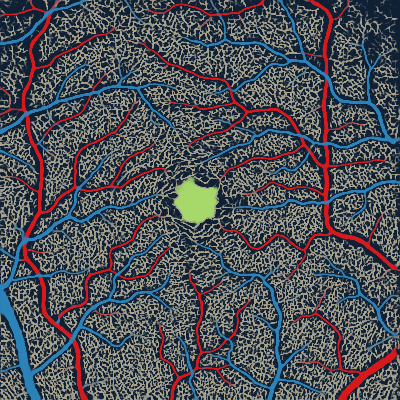
#> input picture saveroot/test_visuals/10251.bmp, 400 x 400 px
$ python -i ExtractProperties.py   (imports and definitions only)
#> lines starting #> are read from the running program, lines starting #| are printed output that depends on the picture; after the words box and inside, x2 and y2 are one past the last pixel; in counts of white or black regions, pixels touching at a corner belong together; long printed decimals are rounded
import os
from tkinter import Image

import cv2
import numpy as np
import pandas as pd
from PIL import ImageTk
from matplotlib import pyplot as plt
from skimage.morphology import skeletonize
from tqdm import tk


#10444_prediction_labels

def calculate_properties(cv_image):
    predefined_colors = {
        (0, 0, 0): 'bg',
        (1, 1, 1): 'cap',
        (2, 2, 2): 'art',
        (3, 3, 3): 'vein',
        (4, 4, 4): 'FAZ'
    }
    artery_density, capillary_density, vein_density = calculate_vessel_density(cv_image)
    LV_density = artery_density + vein_density

    FAZ_circularity = calculate_circularity(cv_image)


    artery_diameter_index = calculate_diameter_index(cv_image, [(2, 2, 2)], 3)
    #ACEEASI CONVENTIE CA SI LA GROUND TRUTHS UNDE CAPILLARY E SI VEIN SI ARTERY
    capillary_diameter_index = calculate_diameter_index(cv_image, [(1, 1, 1), (2, 2, 2), (3, 3, 3)], 3)
    vein_diameter_index = calculate_diameter_index(cv_image, [(3, 3, 3)], 3)
    large_vessel_diameter_index = calculate_diameter_index(cv_image, [(2, 2, 2), (3, 3, 3)], 3)


    print(f"FAZ circularity: {FAZ_circularity}")
    print(f"Artery density: {artery_density}")
    print(f"Capillary density: {capillary_density}")
    print(f"LV_density: {LV_density}")
    print(f"Vein density: {vein_density}")
    print('\n\n\n')
    print(f"Artery diameter index: {artery_diameter_index}")
    print(f"Capillary diameter index: {capillary_diameter_index}")
    print(f"Vein diameter index: {vein_diameter_index}")
    print(f"Large vessel diameter index: {large_vessel_diameter_index}")

    return FAZ_circularity, artery_density, capillary_density, LV_density, vein_density, artery_diameter_index, capillary_diameter_index, vein_diameter_index, large_vessel_diameter_index


def calculate_vessel_density(cv_image):
    total_pixels = int(cv_image.size / 3) #da de 3 ori mai mult pt ca sunt 3 canale: r, g, b
    vein_pixels = 0
    artery_pixels = 0
    capillary_pixels = 0

    #obtinem totalul de pixeli de toate culorile
    for i in range(cv_image.shape[0]):
        for j in range(cv_image.shape[1]):
            pixel = cv_image[i, j]
            if tuple(pixel) == (3, 3, 3):
                vein_pixels += 1
            elif tuple(pixel) == (1, 1, 1):
                capillary_pixels += 1
            elif tuple(pixel) == (2, 2, 2):
                artery_pixels += 1


    artery_density = float(artery_pixels) / float(total_pixels)
    vein_density = float(vein_pixels) / float(total_pixels)
    capillary_density = float(capillary_pixels) / float(total_pixels)
    #ca sa fie ca in GROund truths unde capillary e si cap si vein si artery, adaugam procentele de la veinn si artery
    capillary_density += artery_density + vein_density

    return artery_density, capillary_density, vein_density

def calculate_circularity(cv_image):
    grayscale_cv_image = cv2.cvtColor(cv_image, cv2.COLOR_BGR2GRAY)
    # tresh 3 pt ca faz e 4 si. Ignoram prima valoare returnata (thresh ul) folosind _
    _, binary_cv_image = cv2.threshold(grayscale_cv_image, 3, 255, cv2.THRESH_BINARY)
    # gasim toate contururile din imagine
    contours, _ = cv2.findContours(binary_cv_image, cv2.RETR_EXTERNAL, cv2.CHAIN_APPROX_SIMPLE)

    if len(contours) == 0:
        return None  #daca nu gasim contur returnam none
    contour = max(contours, key=cv2.contourArea) #extragem conturul cel mai mare

    # aflam aria si perimetrul
    FAZ_area = cv2.contourArea(contour)
    FAZ_perimeter = cv2.arcLength(contour, True)

    # obtinem circularitatea
    if FAZ_perimeter == 0:
        return None
    circularity = (4 * np.pi * FAZ_area) / (FAZ_perimeter ** 2)

    return circularity


def calculate_diameter_index(cv_image, colors_to_white, patch_size):
    #convertim la grayscale, deoarece skeletonize foloseste imagini grayscale
    gray_image = cv2.cvtColor(cv_image, cv2.COLOR_BGR2GRAY)

    # Initializam imaginea binara
    black_white = np.zeros_like(gray_image)

    # punem culorile specificate cu alb in imaginea binara
    for color in colors_to_white: #normal, la inRange punem interval dar noi ne axam pe o sg culoare at a time
        mask = cv2.inRange(cv_image, np.array(color), np.array(color)) #asa ca punem acelasi lower si upper bound
        black_white[mask > 0] = 255

    # inversam pt a face vasele albe si restul negru
    binary_image = cv2.bitwise_not(black_white)

    skeletonized_cv_image = skeletonize(binary_image // 255).astype(np.uint8)

    #extragem contururile imaginii skeletonizate
    contours, _ = cv2.findContours(skeletonized_cv_image, cv2.RETR_EXTERNAL, cv2.CHAIN_APPROX_SIMPLE)

    if len(contours) == 0:
        return None

    # [6 lines of commented-out code are left out]

    total_diameter = 0
    count = 0

    patch_radius = patch_size // 2
    # Iterate over each contour (each vessel segment)
    for contour in contours:
        for point in contour:
            x, y = point[0]
            #extragem small patch din jurul punctului de schelet de 3 pe 3 pixeli
            patch = binary_image[max(0, y - patch_radius):y + patch_radius + 1,
                    max(0, x - patch_radius):x + patch_radius + 1]
            #patch = binary_image[max(0, y - 1):y + 2, max(0, x - 1):x + 2]
            # diametrul e suma de pixeli albi din patch
            diameter = np.sum(patch == 255)
            total_diameter += diameter
            count += 1

    # Calculam media aritmetica a diametrelor (vessel diameter index)
    if count != 0:
        diameter_index = total_diameter / count
    else:
        diameter_index = 0
    return diameter_index


def show_skeletonized_image(skeleton):
    plt.imshow(skeleton, cmap='gray')
    plt.title("skeleton")
    plt.axis('off')
    plt.show()

>>> import cv2
>>> picture = cv2.imread('../../saveroot/test_visuals/10251.bmp')
#> picture is the input picture: shape (400, 400, 3); mean B, G, R 89.3, 82.6, 79.3
>>> result = calculate_properties(picture)
#> after the loop in calculate_vessel_density, `for i in range(cv_image.shape[0]):`: artery_pixels = 0
#> in calculate_circularity, `grayscale_cv_image = cv2.cvtColor(cv_image, cv2.COLOR_BGR2GRAY)`:
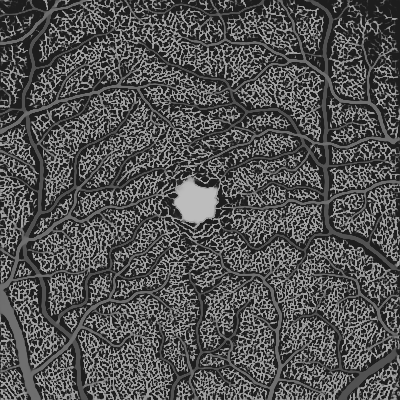
#> grayscale_cv_image: shape (400, 400); min 29, max 189, mean 82.3
#> in calculate_circularity, `_, binary_cv_image = cv2.threshold(grayscale_cv_image, 3, 255, cv2.THR..`: binary_cv_image: shape (400, 400); every value is 255
#> in calculate_circularity, `contours, _ = cv2.findContours(binary_cv_image, cv2.RETR_EXTERNAL, cv2..`: contours = [[[0, 0], [0, 399], [399, 399], [399, 0]]]
#> in calculate_circularity, `contour = max(contours, key=cv2.contourArea)`: contour = [[0, 0], [0, 399], [399, 399], [399, 0]]
#> in calculate_circularity, `FAZ_area = cv2.contourArea(contour)`: FAZ_area = 159201
#> in calculate_circularity, `FAZ_perimeter = cv2.arcLength(contour, True)`: FAZ_perimeter = 1596
#> in calculate_circularity, `circularity = (4 * np.pi * FAZ_area) / (FAZ_perimeter ** 2)`: circularity = 0.785
#> in calculate_diameter_index, `skeletonized_cv_image = skeletonize(binary_image // 255).astype(np.uin..`:
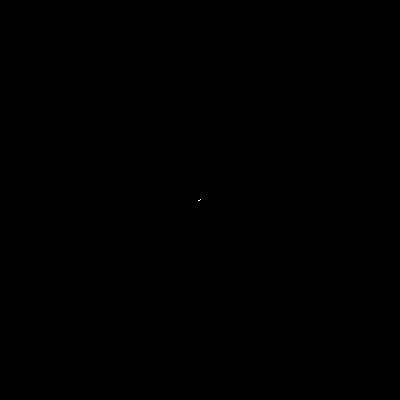
#> skeletonized_cv_image: shape (400, 400); values 0 (black) and 1 (white), 0% white in thin lines or dots, all inside (x1, y1, x2, y2) = (198, 199, 201, 201)
#> in calculate_diameter_index, `contours, _ = cv2.findContours(skeletonized_cv_image, cv2.RETR_EXTERNA..`: contours = [[[200, 199], [199, 200], [198, 200], [199, 200]]]
#> the loop in calculate_diameter_index, `for contour in contours:` made 1 pass
#> contour on pass 1: [[200, 199], [199, 200], [198, 200], [199, 200]]
#> after the loop in calculate_diameter_index, `for contour in contours:`: count = 4; total_diameter = 36
#> in calculate_diameter_index, `diameter_index = total_diameter / count`: diameter_index = 9
#> the loop in calculate_diameter_index (call 2), `for contour in contours:` made 1 pass
#| FAZ circularity: 0.7854
#| Artery density: 0.0
#| Capillary density: 0.0
#| LV_density: 0.0
#| Vein density: 0.0
#| Artery diameter index: 9.0
#| Capillary diameter index: 9.0
#| Vein diameter index: 9.0
#| Large vessel diameter index: 9.0
#> result = (0.785, 0, 0, 0, 0, 9, 9, 9, 9)

$ run again, on saveroot/test_visuals/10252.bmp
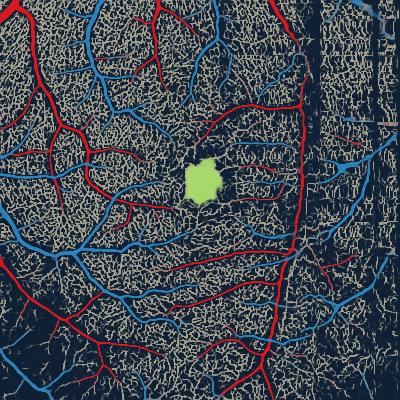
#> input picture saveroot/test_visuals/10252.bmp, 400 x 400 px
#> picture is the input picture: shape (400, 400, 3); mean B, G, R 82.3, 73.4, 66.2
#> after the loop in calculate_vessel_density, `for i in range(cv_image.shape[0]):`: artery_pixels = 0
#> in calculate_circularity, `grayscale_cv_image = cv2.cvtColor(cv_image, cv2.COLOR_BGR2GRAY)`:
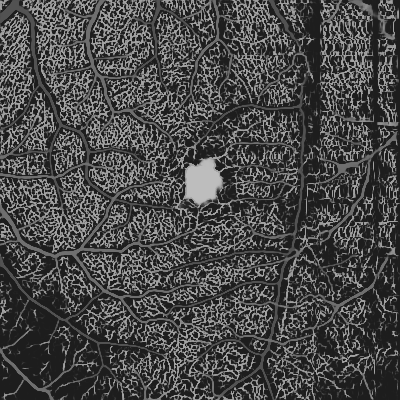
#> grayscale_cv_image: shape (400, 400); min 29, max 189, mean 72.2
#> binary_cv_image: shape (400, 400); every value is 255
#> in calculate_circularity, `contours, _ = cv2.findContours(binary_cv_image, cv2.RETR_EXTERNAL, cv2..`: contours = [[[0, 0], [0, 399], [399, 399], [399, 0]]]
#> in calculate_circularity, `contour = max(contours, key=cv2.contourArea)`: contour = [[0, 0], [0, 399], [399, 399], [399, 0]]
#> FAZ_area = 159201
#> FAZ_perimeter = 1596
#> circularity = 0.785
#> skeletonized_cv_image: shape (400, 400); values 0 (black) and 1 (white), 0% white in thin lines or dots, all inside (x1, y1, x2, y2) = (198, 199, 201, 201)
#> in calculate_diameter_index, `contours, _ = cv2.findContours(skeletonized_cv_image, cv2.RETR_EXTERNA..`: contours = [[[200, 199], [199, 200], [198, 200], [199, 200]]]
#> the loop in calculate_diameter_index, `for contour in contours:` made 1 pass
#> contour on pass 1: [[200, 199], [199, 200], [198, 200], [199, 200]]
#> after the loop in calculate_diameter_index, `for contour in contours:`: count = 4; total_diameter = 36
#> diameter_index = 9
#> the loop in calculate_diameter_index (call 2), `for contour in contours:` made 1 pass
#| FAZ circularity: 0.7854
#| Artery density: 0.0
#| Capillary density: 0.0
#| LV_density: 0.0
#| Vein density: 0.0
#| Artery diameter index: 9.0
#| Capillary diameter index: 9.0
#| Vein diameter index: 9.0
#| Large vessel diameter index: 9.0
#> result = (0.785, 0, 0, 0, 0, 9, 9, 9, 9)

$ run again, on saveroot/test_visuals/10253.bmp
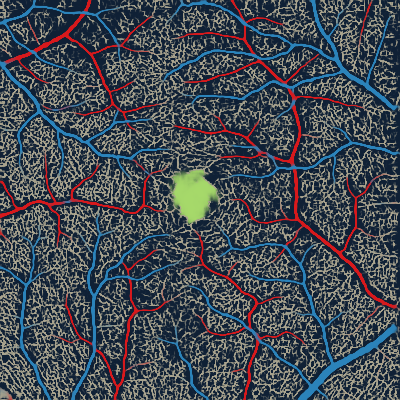
#> input picture saveroot/test_visuals/10253.bmp, 400 x 400 px
#> picture is the input picture: shape (400, 400, 3); mean B, G, R 84, 74.9, 67.7
#> after the loop in calculate_vessel_density, `for i in range(cv_image.shape[0]):`: artery_pixels = 0
#> in calculate_circularity, `grayscale_cv_image = cv2.cvtColor(cv_image, cv2.COLOR_BGR2GRAY)`:
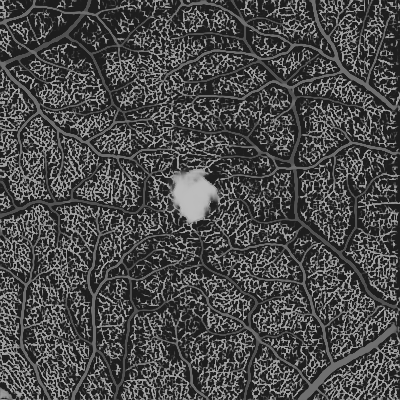
#> grayscale_cv_image: shape (400, 400); min 29, max 189, mean 73.7
#> binary_cv_image: shape (400, 400); every value is 255
#> in calculate_circularity, `contours, _ = cv2.findContours(binary_cv_image, cv2.RETR_EXTERNAL, cv2..`: contours = [[[0, 0], [0, 399], [399, 399], [399, 0]]]
#> in calculate_circularity, `contour = max(contours, key=cv2.contourArea)`: contour = [[0, 0], [0, 399], [399, 399], [399, 0]]
#> FAZ_area = 159201
#> FAZ_perimeter = 1596
#> circularity = 0.785
#> skeletonized_cv_image: shape (400, 400); values 0 (black) and 1 (white), 0% white in thin lines or dots, all inside (x1, y1, x2, y2) = (198, 199, 201, 201)
#> in calculate_diameter_index, `contours, _ = cv2.findContours(skeletonized_cv_image, cv2.RETR_EXTERNA..`: contours = [[[200, 199], [199, 200], [198, 200], [199, 200]]]
#> the loop in calculate_diameter_index, `for contour in contours:` made 1 pass
#> contour on pass 1: [[200, 199], [199, 200], [198, 200], [199, 200]]
#> after the loop in calculate_diameter_index, `for contour in contours:`: count = 4; total_diameter = 36
#> diameter_index = 9
#> the loop in calculate_diameter_index (call 2), `for contour in contours:` made 1 pass
#| FAZ circularity: 0.7854
#| Artery density: 0.0
#| Capillary density: 0.0
#| LV_density: 0.0
#| Vein density: 0.0
#| Artery diameter index: 9.0
#| Capillary diameter index: 9.0
#| Vein diameter index: 9.0
#| Large vessel diameter index: 9.0
#> result = (0.785, 0, 0, 0, 0, 9, 9, 9, 9)

$ run again, on saveroot/test_visuals/10254.bmp
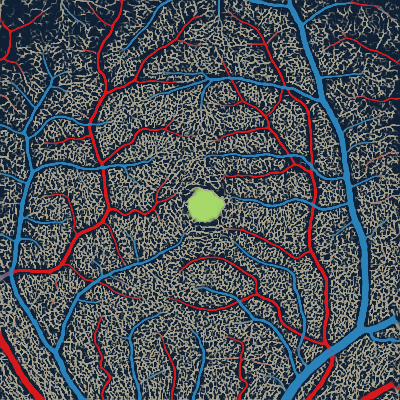
#> input picture saveroot/test_visuals/10254.bmp, 400 x 400 px
#> picture is the input picture: shape (400, 400, 3); mean B, G, R 90.2, 82.9, 77.5
#> after the loop in calculate_vessel_density, `for i in range(cv_image.shape[0]):`: artery_pixels = 0
#> in calculate_circularity, `grayscale_cv_image = cv2.cvtColor(cv_image, cv2.COLOR_BGR2GRAY)`:
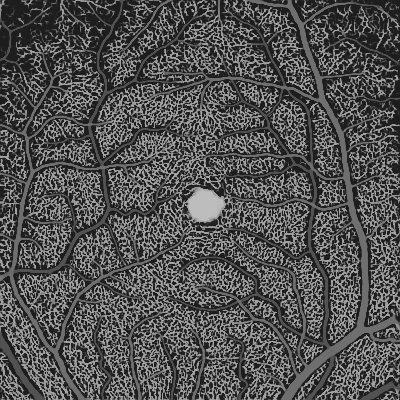
#> grayscale_cv_image: shape (400, 400); min 29, max 189, mean 82
#> binary_cv_image: shape (400, 400); every value is 255
#> in calculate_circularity, `contours, _ = cv2.findContours(binary_cv_image, cv2.RETR_EXTERNAL, cv2..`: contours = [[[0, 0], [0, 399], [399, 399], [399, 0]]]
#> in calculate_circularity, `contour = max(contours, key=cv2.contourArea)`: contour = [[0, 0], [0, 399], [399, 399], [399, 0]]
#> FAZ_area = 159201
#> FAZ_perimeter = 1596
#> circularity = 0.785
#> skeletonized_cv_image: shape (400, 400); values 0 (black) and 1 (white), 0% white in thin lines or dots, all inside (x1, y1, x2, y2) = (198, 199, 201, 201)
#> in calculate_diameter_index, `contours, _ = cv2.findContours(skeletonized_cv_image, cv2.RETR_EXTERNA..`: contours = [[[200, 199], [199, 200], [198, 200], [199, 200]]]
#> the loop in calculate_diameter_index, `for contour in contours:` made 1 pass
#> contour on pass 1: [[200, 199], [199, 200], [198, 200], [199, 200]]
#> after the loop in calculate_diameter_index, `for contour in contours:`: count = 4; total_diameter = 36
#> diameter_index = 9
#> the loop in calculate_diameter_index (call 2), `for contour in contours:` made 1 pass
#| FAZ circularity: 0.7854
#| Artery density: 0.0
#| Capillary density: 0.0
#| LV_density: 0.0
#| Vein density: 0.0
#| Artery diameter index: 9.0
#| Capillary diameter index: 9.0
#| Vein diameter index: 9.0
#| Large vessel diameter index: 9.0
#> result = (0.785, 0, 0, 0, 0, 9, 9, 9, 9)
